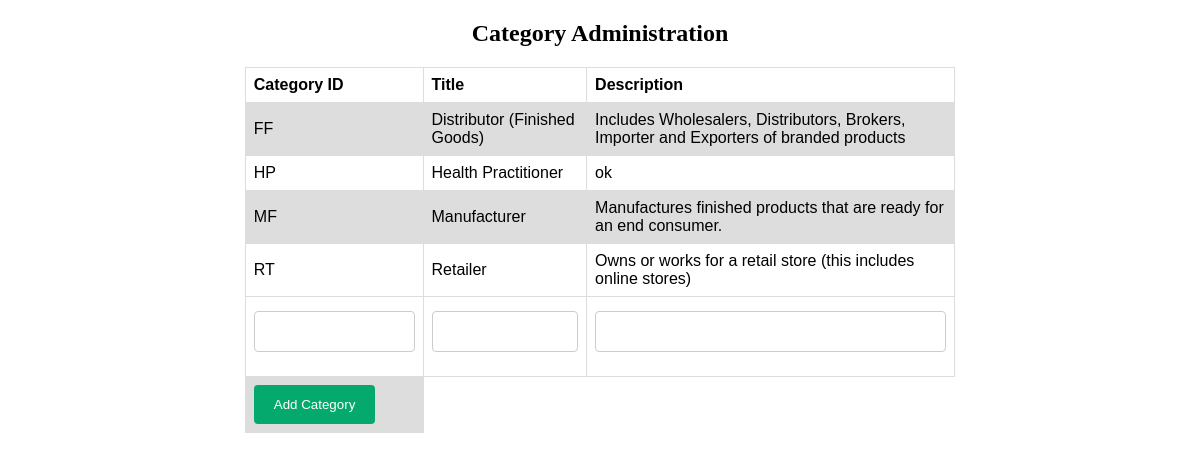
The app's page /4_3_Category_Admin/admin.php with its own data.
### tables this page shows
CREATE TABLE IF NOT EXISTS `categories` (
  `Category_ID` varchar(50) NOT NULL DEFAULT 'AUTO_INCREMENT',
  `Title` varchar(50) NOT NULL DEFAULT '0',
  `Description` varchar(200) NOT NULL DEFAULT '0',
  PRIMARY KEY (`Category_ID`)
);

### CONFIG2.php (called while the page is built, shortened)
<?php
$table_category = 'categories';

### 4_3_Category_Admin/admin.php (the view, shortened to what this page needs)
<!DOCTYPE html>
<html lang="en">
<head>
</head>
<body>
    <h2>Category Administration</h2>
    <table>
        <tr>
            <th>Category ID</th>
            <th>Title</th>
            <th>Description</th>
        </tr>
        <?php
            include '../../CONFIG2.php';
            $connect = mysqli_connect($server, $user, $pass, $mydb);
            $sql = "SELECT * FROM $table_category";
            $result = mysqli_query($connect, $sql);
            if (mysqli_num_rows($result) > 0) {
                while($row = mysqli_fetch_assoc($result)) {
                    echo "<tr>
                            <td>$row[Category_ID]</td>
                            <td>$row[Title]</td>
                            <td>$row[Description]</td>
                        </tr>";
                    }
            } else {
                echo "0 results";
            }
        ?>
        <form action="admin.php" method="post">
        <tr>
            <th><input type="text" id="cat_id" name="cat_id" ></th>
            <th><input type="text" id="cat_title" name="cat_title" ></th>
            <th><input type="text" id="cat_description" name="cat_description" ></th>
        </tr>
        <tr>
            <th><input type="submit" name="submit" value="Add Category"></th>
        </tr>
        </form>
    </table>
</body>
</html>

### 4_3_Category_Admin/admin.php (style rules this page uses)
body { box-sizing: border-box; text-align: center; }
table { font-family: Arial, Helvetica, sans-serif; border-collapse: collapse; width: 60%; margin: 0 auto; }
td, th { border: 1px solid #dddddd; text-align: left; padding: 8px; }
tr:nth-child(even) { background-color: #dddddd; }
input[type=text], input[type=number] { width: 100%; padding: 12px; border: 1px solid #ccc; border-radius: 4px; box-sizing: border-box; margin-top: 6px; margin-bottom: 16px; resize: vertical; }
input[type=submit] , input[type=reset] { background-color: #04AA6D; color: white; padding: 12px 20px; border: none; border-radius: 4px; cursor: pointer; }

### records on screen
categories: Category_ID "FF", Title "Distributor (Finished Goods)", Description "Includes Wholesalers, Distributors, Brokers, Importer and Exporters of branded products"
categories: Category_ID "HP", Title "Health Practitioner", Description "ok"
categories: Category_ID "MF", Title "Manufacturer", Description "Manufactures finished products that are ready for an end consumer."
categories: Category_ID "RT", Title "Retailer", Description "Owns or works for a retail store (this includes online stores)"
